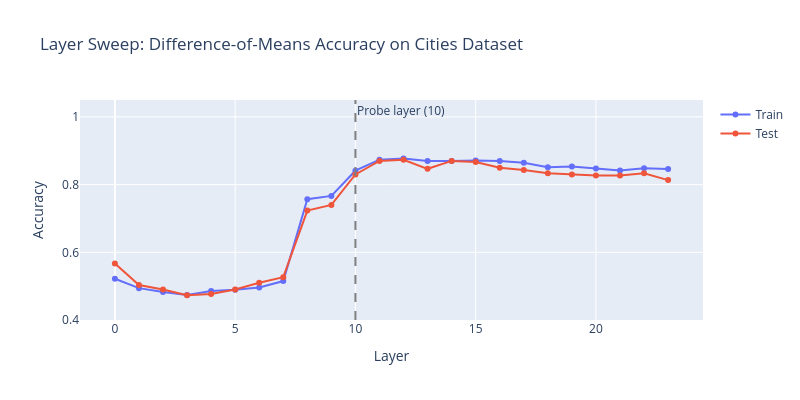

The notebook cell saved with this chart:
### Markdown cell above
# Layer Sweep

### Code cell
def layer_sweep_accuracy(
    statements: list[str],
    labels: Float[Tensor, " n"],
    model: AutoModelForCausalLM,
    tokenizer: AutoTokenizer,
    layers: list[int],
    train_frac: float = 0.8,
    batch_size: int = 25,
) -> dict[str, list[float]]:
    """
    For each layer, train a difference-of-means classifier and compute train/test accuracy.

    Args:
        statements: List of statements.
        labels: Binary labels (1=true, 0=false).
        model: The language model.
        tokenizer: The tokenizer.
        layers: List of layer indices to sweep over.
        train_frac: Fraction of data for training.
        batch_size: Batch size for activation extraction.

    Returns:
        Dict with keys "train_acc" and "test_acc", each a list of accuracies per layer.
    """
    # Split into train/test
    n_train = int(len(statements) * train_frac)
    perm = t.randperm(len(statements))
    train_idx, test_idx = perm[:n_train], perm[n_train:]
    train_statements = [statements[i] for i in train_idx]
    test_statements = [statements[i] for i in test_idx]
    train_labels = labels[train_idx]
    test_labels = labels[test_idx]

    # Extract activations at all layers at once
    train_acts = extract_activations(train_statements, model, tokenizer, layers, batch_size)
    test_acts = extract_activations(test_statements, model, tokenizer, layers, batch_size)

    train_accs = []
    test_accs = []

    for layer in layers:
        tr_acts = train_acts[layer]
        te_acts = test_acts[layer]

        # Difference of means direction
        true_mean = tr_acts[train_labels == 1].mean(dim=0)
        false_mean = tr_acts[train_labels == 0].mean(dim=0)
        direction = true_mean - false_mean

        # Classify by sign of dot product (centered around midpoint)
        midpoint = (true_mean + false_mean) / 2
        train_preds = ((tr_acts - midpoint) @ direction > 0).float()
        test_preds = ((te_acts - midpoint) @ direction > 0).float()

        train_acc = (train_preds == train_labels).float().mean().item()
        test_acc = (test_preds == test_labels).float().mean().item()
        train_accs.append(train_acc)
        test_accs.append(test_acc)

    return {"train_acc": train_accs, "test_acc": test_accs}


t.manual_seed(42)
all_layers = list(range(NUM_LAYERS))
cities_statements = datasets["cities"]["statement"].tolist()
cities_labels = t.tensor(datasets["cities"]["label"].values, dtype=t.float32)

sweep_results = layer_sweep_accuracy(cities_statements, cities_labels, model, tokenizer, all_layers)

# Print results as a table
sweep_df = pd.DataFrame(
    {
        "Layer": all_layers,
        "Train Acc": [f"{a:.3f}" for a in sweep_results["train_acc"]],
        "Test Acc": [f"{a:.3f}" for a in sweep_results["test_acc"]],
    }
)
display(sweep_df)

# Plot
fig = go.Figure()
fig.add_trace(go.Scatter(x=all_layers, y=sweep_results["train_acc"], mode="lines+markers", name="Train"))
fig.add_trace(go.Scatter(x=all_layers, y=sweep_results["test_acc"], mode="lines+markers", name="Test"))
fig.add_vline(x=PROBE_LAYER, line_dash="dash", line_color="gray", annotation_text=f"Probe layer ({PROBE_LAYER})")
fig.update_layout(
    title="Layer Sweep: Difference-of-Means Accuracy on Cities Dataset",
    xaxis_title="Layer",
    yaxis_title="Accuracy",
    yaxis_range=[0.4, 1.05],
    height=400,
    width=800,
)
fig.show()

best_layer = all_layers[int(np.argmax(sweep_results["test_acc"]))]
print(f"\nBest layer by test accuracy: {best_layer} ({max(sweep_results['test_acc']):.3f})")
print(f"Configured probe layer: {PROBE_LAYER} ({sweep_results['test_acc'][PROBE_LAYER]:.3f})")

### Figure 1 — Plotly figure (JSON) as saved in the notebook; plotly's stock layout.template omitted (floating-point values rounded to 4 significant figures)
{"data": [{"mode": "lines+markers", "name": "Train", "type": "scatter", "x": [0, 1, 2, 3, 4, 5, 6, 7, 8, 9, 10, 11, 12, 13, 14, 15, 16, 17, 18, 19, 20, 21, 22, 23], "y": [0.5217, 0.4941, 0.4824, 0.4741, 0.4858, 0.4891, 0.4958, 0.5151, 0.7567, 0.7667, 0.8411, 0.8737, 0.8771, 0.8696, 0.8696, 0.8712, 0.8696, 0.8645, 0.8512, 0.8537, 0.8478, 0.842, 0.8487, 0.8462]}, {"mode": "lines+markers", "name": "Test", "type": "scatter", "x": [0, 1, 2, 3, 4, 5, 6, 7, 8, 9, 10, 11, 12, 13, 14, 15, 16, 17, 18, 19, 20, 21, 22, 23], "y": [0.5667, 0.5033, 0.49, 0.4733, 0.4767, 0.49, 0.51, 0.5267, 0.7233, 0.74, 0.83, 0.87, 0.8733, 0.8467, 0.87, 0.8667, 0.85, 0.8433, 0.8333, 0.83, 0.8267, 0.8267, 0.8333, 0.8133]}], "layout": {"annotations": [{"showarrow": false, "text": "Probe layer (10)", "x": 10, "xanchor": "left", "xref": "x", "y": 1, "yanchor": "top", "yref": "y domain"}], "height": 400, "shapes": [{"line": {"color": "gray", "dash": "dash"}, "type": "line", "x0": 10, "x1": 10, "xref": "x", "y0": 0, "y1": 1, "yref": "y domain"}], "title": {"text": "Layer Sweep: Difference-of-Means Accuracy on Cities Dataset"}, "width": 800, "xaxis": {"title": {"text": "Layer"}}, "yaxis": {"range": [0.4, 1.05], "title": {"text": "Accuracy"}}}}
